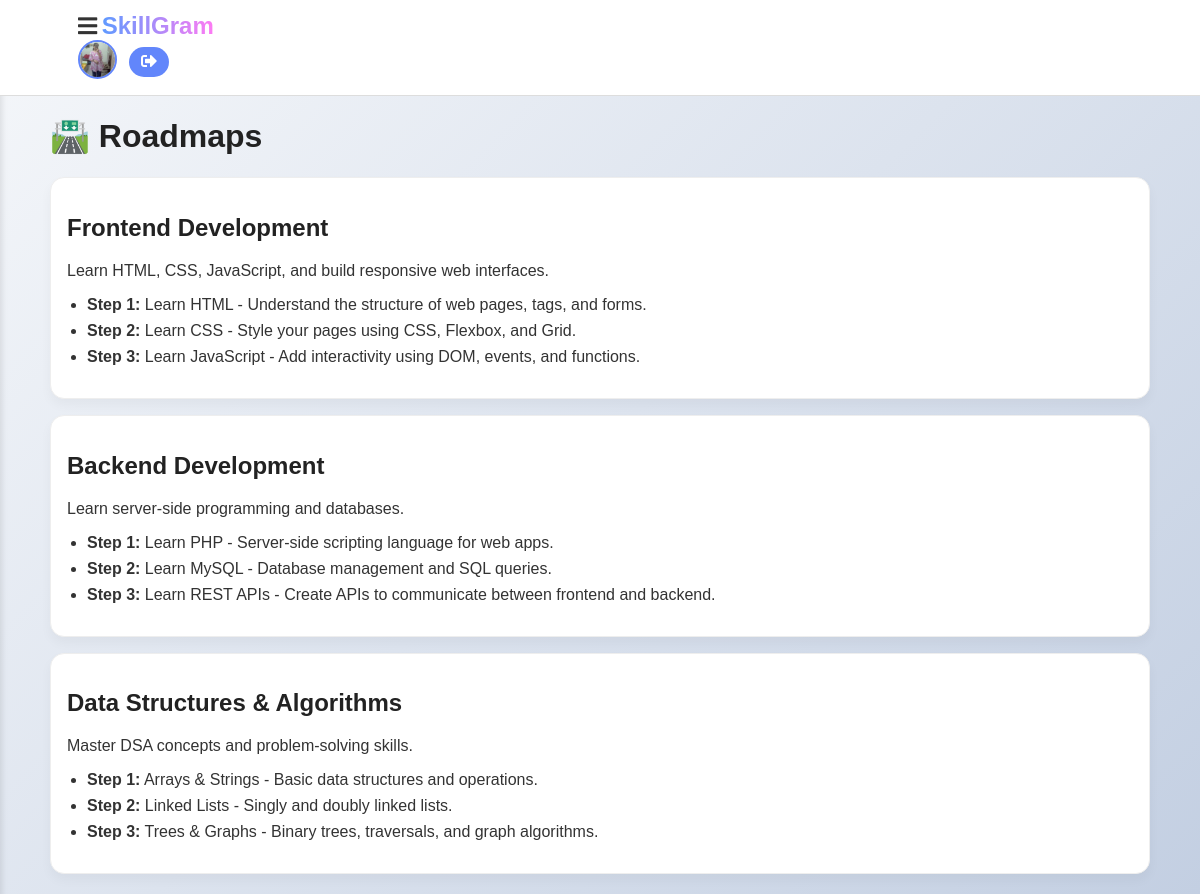
The app's page /roadmaps.php (signed in) with its own data.
### tables this page shows
CREATE TABLE IF NOT EXISTS `users` (
  `id` int NOT NULL AUTO_INCREMENT,
  `name` varchar(100) NOT NULL,
  `email` varchar(100) NOT NULL,
  `password` varchar(255) NOT NULL,
  `created_at` timestamp NULL DEFAULT CURRENT_TIMESTAMP,
  `profile_pic` varchar(255) DEFAULT 'default.jpg',
  `bio` varchar(255) DEFAULT 0xF09F8CB8204254656368204353452053747564656E74207C20F09F9A80204C6561726E696E672057656220446576207C20F09F92A12053686172696E67206461696C792070726F6772657373,
  `xp` int DEFAULT '0',
  `streak` int DEFAULT '0',
  `problems_solved` int DEFAULT '0',
  `last_login` date DEFAULT NULL,
  PRIMARY KEY (`id`),
  UNIQUE KEY `email` (`email`)
);

CREATE TABLE IF NOT EXISTS `roadmaps` (
  `id` int UNSIGNED NOT NULL AUTO_INCREMENT,
  `title` varchar(200) NOT NULL,
  `description` text,
  `created_at` datetime DEFAULT CURRENT_TIMESTAMP,
  PRIMARY KEY (`id`)
);

CREATE TABLE IF NOT EXISTS `roadmap_steps` (
  `id` int UNSIGNED NOT NULL AUTO_INCREMENT,
  `roadmap_id` int UNSIGNED NOT NULL,
  `step_number` int UNSIGNED NOT NULL,
  `title` varchar(200) NOT NULL,
  `content` text,
  PRIMARY KEY (`id`),
  KEY `idx_steps_roadmap` (`roadmap_id`)
);

### roadmaps.php (the view, shortened to what this page needs)
<!DOCTYPE html>
<html lang="en">
<head>
<link rel="stylesheet" href="css/style.css">
<link rel="stylesheet" href="https://cdnjs.cloudflare.com/ajax/libs/font-awesome/5.15.4/css/all.css">
</head>
<body>
<?php include 'navbar.php'; ?>
<main class="page">
  <h1>🛣️ Roadmaps</h1>
  <?php
  $stmt = $conn->prepare("SELECT * FROM roadmaps ORDER BY created_at DESC");
  $stmt->execute();
  $roadmaps = $stmt->get_result();
  if($roadmaps->num_rows > 0){
      while($r = $roadmaps->fetch_assoc()):
  ?>
    <div class="roadmap">
      <h2><?= htmlspecialchars($r['title']) ?></h2>
      <p><?= htmlspecialchars($r['description']) ?></p>
      <?php
      $steps_stmt = $conn->prepare("SELECT * FROM roadmap_steps WHERE roadmap_id=? ORDER BY step_number ASC");
      $steps_stmt->bind_param("i", $r['id']);
      $steps_stmt->execute();
      $steps = $steps_stmt->get_result();
      if($steps->num_rows > 0):
      ?>
        <ul class="steps">
          <?php while($s = $steps->fetch_assoc()): ?>
            <li><strong>Step <?= $s['step_number'] ?>:</strong> <?= htmlspecialchars($s['title']) ?> - <?= htmlspecialchars($s['content']) ?></li>
          <?php endwhile; ?>
        </ul>
      <?php else: ?>
        <p>No steps added yet.</p>
      <?php endif; ?>
    </div>
  <?php
      endwhile;
  } else {
      echo "<p>No roadmaps available yet.</p>";
  }
  ?>
</main>
</body>
</html>

### navbar.php (shortened to what this page needs)
<?php
include 'db.php';
$user_id = $_SESSION['user_id'];
$stmt = $conn->prepare("SELECT name, profile_pic FROM users WHERE id=?");
$stmt->bind_param("i", $user_id);
$stmt->execute();
$stmt->bind_result($user_name, $user_pic);
?>
<header>
    <nav class="navbar">
        <div class="container">
            <b class="menu-toggle" onclick="toggleSidebar()"><i class="fas fa-bars"></i></b>
            <b style="font-size:24px;" class="gradient-text">SkillGram</b>
            <div class="nav-right">
                <a href="profile.php">
                    <img src="uploads/<?php echo htmlspecialchars($user_pic ?: 'default.png'); ?>"
                         alt="User Avatar" class="avatar">
                </a>
                <a href="logout.php" class="logout-btn"><i class="fas fa-sign-out-alt"></i></a>
            </div>
        </div>
    </nav>
</header>

### css/style.css (style rules this page uses)
body { font-family: 'Poppins', sans-serif; background: linear-gradient(135deg, #f5f7fa, #c3cfe2); margin: 0; padding: 0; color: #333; }
.container { width: 90%; max-width: 1200px; margin: auto; }
h1, h2, h3, h4 { font-weight: 600; color: #222; }
.navbar { background: #fff; padding: 12px 20px; display: flex; justify-content: space-between; align-items: center; border-bottom: 1px solid #ddd; position: sticky; top: 0; z-index: 1000; }
.gradient-text { background: linear-gradient(to right, #5f9aff, #6286fbff); background-clip: text; -webkit-text-fill-color: transparent; font-weight: bold; }
.avatar { width: 35px; height: 35px; border-radius: 50%; border: 2px solid #6286fbff; }
.logout-btn { background: #6286fbff; color: #fff !important; padding: 6px 12px; border-radius: 20px; transition: background 0.3s; }
.menu-toggle { cursor: pointer; font-size: 22px; }

### roadmaps.php (style rules this page uses)
.page { max-width:1100px;margin:20px auto;padding:0 16px }
.roadmap { background:#fff;border:1px solid #eee;border-radius:14px;padding:16px;margin-bottom:16px;box-shadow:0 6px 12px rgba(0,0,0,.04) }
.steps { margin-top:12px;padding-left:20px }
.steps li { margin-bottom:8px }

### navbar.php (style rules this page uses)
.navbar { background: #fff; padding: 12px 20px; display: flex; justify-content: space-between; align-items: center; border-bottom: 1px solid #ddd; position: sticky; top: 0; z-index: 1000; }
.gradient-text { font-size: 30px; font-weight: bold; background: linear-gradient(to right, #5f9aff, #fe7bf3); background-clip: text; -webkit-text-fill-color: transparent; }
.nav-right { display: flex; align-items: center; gap: 12px; }
.avatar { width: 35px; height: 35px; border-radius: 50%; border: 2px solid #6286fbff; }
.logout-btn { background: #6286fbff; color: #fff !important; padding: 6px 12px; border-radius: 20px; transition: background 0.3s; }
.menu-toggle { cursor: pointer; font-size: 22px; }

### records on screen
users: profile_pic (picture)
roadmaps: title "Frontend Development", description "Learn HTML, CSS, JavaScript, and build responsive web interfaces."
roadmap_steps: step_number "1", title "Learn HTML", content "Understand the structure of web pages, tags, and forms."
roadmap_steps: step_number "2", title "Learn CSS", content "Style your pages using CSS, Flexbox, and Grid."
roadmap_steps: step_number "3", title "Learn JavaScript", content "Add interactivity using DOM, events, and functions."
roadmaps: title "Backend Development", description "Learn server-side programming and databases."
roadmap_steps: step_number "1", title "Learn PHP", content "Server-side scripting language for web apps."
roadmap_steps: step_number "2", title "Learn MySQL", content "Database management and SQL queries."
roadmap_steps: step_number "3", title "Learn REST APIs", content "Create APIs to communicate between frontend and backend."
roadmaps: title "Data Structures & Algorithms", description "Master DSA concepts and problem-solving skills."
roadmap_steps: step_number "1", title "Arrays & Strings", content "Basic data structures and operations."
roadmap_steps: step_number "2", title "Linked Lists", content "Singly and doubly linked lists."
roadmap_steps: step_number "3", title "Trees & Graphs", content "Binary trees, traversals, and graph algorithms."
